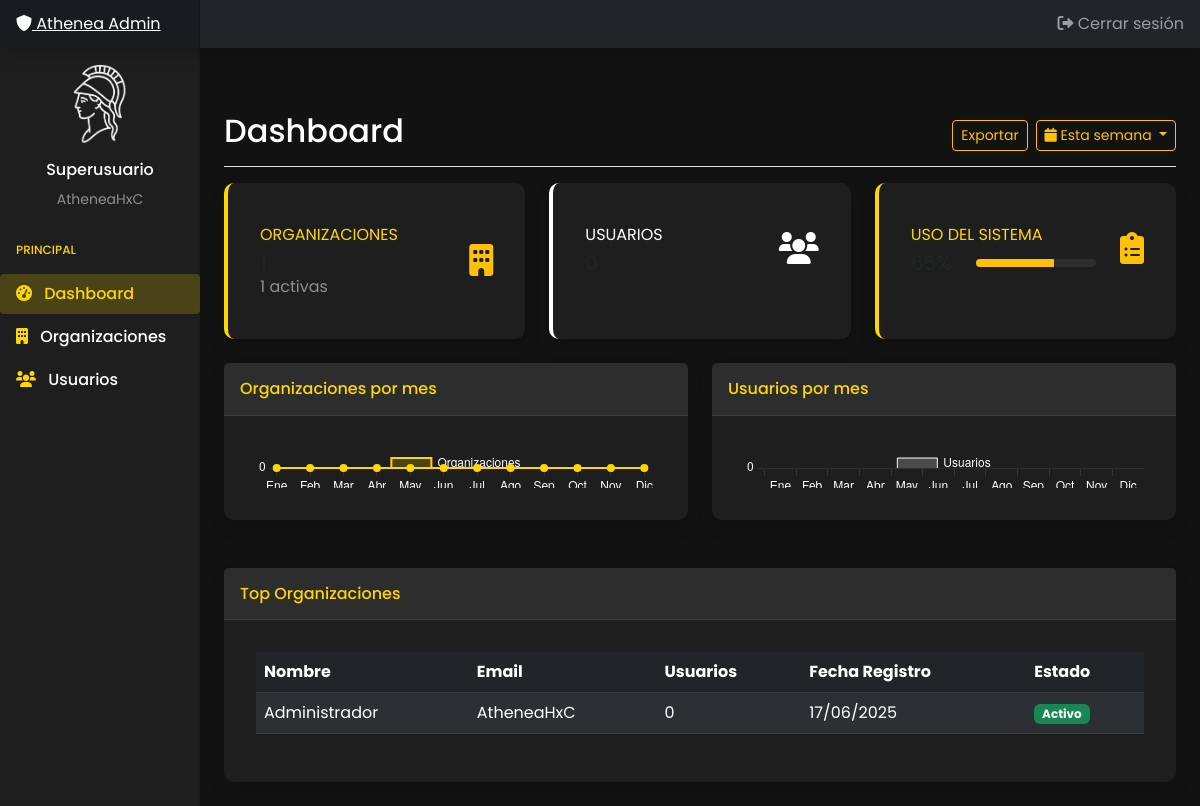
Before: /panel/ (signed in) with the older database file.
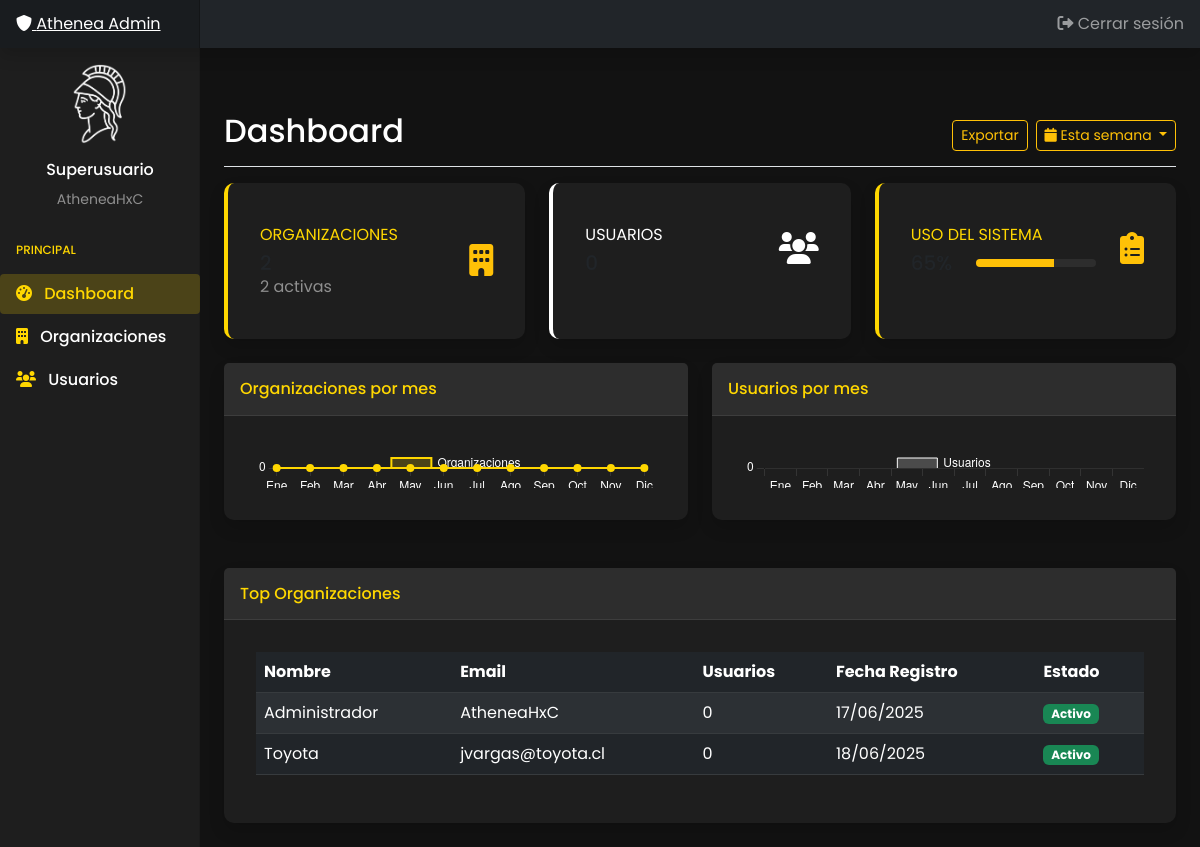
After: the same page with the newer database file.
### organizaciones/models.py (models this page shows, shortened)
class Organizacion(AbstractUser):
    username = None  # No usamos username, usamos email para login
    nombre = models.CharField(max_length=100, verbose_name="Nombre de la Organización")
    nombre_encargado = models.CharField(max_length=100, default='', verbose_name="Nombre del Encargado")
    tipo_giro = models.CharField(max_length=100, default='', verbose_name="Tipo de Giro")
    email = models.EmailField(unique=True, verbose_name="Correo Electrónico")
    telefono = models.CharField(max_length=20, default='', verbose_name="Teléfono de Contacto")
    rut = models.CharField(max_length=20, default='', verbose_name="RUT o Identificación Tributaria")
    direccion = models.CharField(max_length=200, default='', verbose_name="Dirección Física")
    comuna = models.CharField(max_length=100, default='', verbose_name="Comuna")
    region = models.CharField(max_length=100, default='', verbose_name="Región")
    logo = models.ImageField(upload_to='logos/', null=True, blank=True, verbose_name="Logo")
    fecha_registro = models.DateTimeField(auto_now_add=True, verbose_name="Fecha de Registro")
    fecha_creacion = models.DateTimeField(null=True, blank=True, verbose_name="Fecha de Creación")
    activo = models.BooleanField(default=False, verbose_name="Activo")
    db_name = models.CharField(max_length=100, null=True, blank=True, verbose_name="Nombre de Base de Datos")
    groups = models.ManyToManyField(
        'auth.Group',
        verbose_name='groups',
        blank=True,
        help_text='Los grupos a los que pertenece esta organización.',
        related_name='organizacion_set',
        related_query_name='organizacion',
    )
    user_permissions = models.ManyToManyField(
        'auth.Permission',
        verbose_name='user permissions',
        blank=True,
        help_text='Permisos específicos para esta organización.',
        related_name='organizacion_set',
        related_query_name='organizacion',
    )
    USERNAME_FIELD = 'email'  # Campo para identificar al usuario en el login
    REQUIRED_FIELDS = ['nombre']  # Campos requeridos al crear un superusuario
    objects = OrganizacionManager()
    class Meta:
        verbose_name = "Organización"
        verbose_name_plural = "Organizaciones"

### organizaciones/admin_views.py (the view)
# urls.py: path('', admin_views.admin_dashboard, name='admin_dashboard'),
@login_required
@user_passes_test(is_superuser)
def admin_dashboard(request):
    total_organizaciones = Organizacion.objects.count()
    total_usuarios = Usuario.objects.count()
    organizaciones_activas = Organizacion.objects.filter(activo=True).count()
    top_organizaciones = Organizacion.objects.annotate(
        num_usuarios=Count('usuarios')
    ).order_by('-num_usuarios')[:5]
    context = {
        'total_organizaciones': total_organizaciones,
        'total_usuarios': total_usuarios,
        'organizaciones_activas': organizaciones_activas,
        'top_organizaciones': top_organizaciones,
    }
    return render(request, 'admin/dashboard.html', context)

### organizaciones/admin_views.py (called while the page is built)
def is_superuser(user):
    return user.is_superuser

### templates/admin/dashboard.html (shortened to what the changed rows need)
{% extends 'admin/base.html' %}
{% block content %}
<div class="d-flex justify-content-between flex-wrap flex-md-nowrap align-items-center pt-3 pb-2 mb-3 border-bottom">
    <h1 class="h2 text-white">Dashboard</h1>
</div>
<div class="row">
    <div class="col-md-4 mb-4">
        <div class="card border-left-primary shadow h-100 py-2">
            <div class="card-body">
                <div class="row no-gutters align-items-center">
                    <div class="col mr-2">
                        <div class="text-xs font-weight-bold text-primary text-uppercase mb-1">
                            Organizaciones</div>
                        <div class="h5 mb-0 font-weight-bold">{{ total_organizaciones }}</div>
                        <div class="text-xs text-white-50">{{ organizaciones_activas }} activas</div>
                    </div>
                </div>
            </div>
        </div>
    </div>
</div>
<div class="row">
    <div class="col-12">
        <div class="card shadow mb-4">
            <div class="card-body">
                <div class="table-responsive">
                    <table class="table table-dark table-striped table-hover">
                        <thead>
                            <tr>
                                <th>Nombre</th>
                                <th>Email</th>
                                <th>Usuarios</th>
                                <th>Fecha Registro</th>
                                <th>Estado</th>
                            </tr>
                        </thead>
                        <tbody>
                            {% for org in top_organizaciones %}
                            <tr>
                                <td>{{ org.nombre }}</td>
                                <td>{{ org.email }}</td>
                                <td>{{ org.num_usuarios }}</td>
                                <td>{{ org.fecha_registro|date:"d/m/Y" }}</td>
                                <td>
                                    {% if org.activo %}
                                    <span class="badge bg-success">Activo</span>
                                    {% else %}
                                    <span class="badge bg-danger">Inactivo</span>
                                    {% endif %}
                                </td>
                            </tr>
                            {% empty %}
                            <tr>
                                <td colspan="5" class="text-center">No hay organizaciones registradas</td>
                            </tr>
                            {% endfor %}
                        </tbody>
                    </table>
                </div>
            </div>
        </div>
    </div>
</div>
{% endblock %}

### templates/admin/base.html (shortened to what this page needs)
<!DOCTYPE html>
<html lang="es">
<head>
    <link href="https://cdn.jsdelivr.net/npm/bootstrap@5.3.0/dist/css/bootstrap.min.css" rel="stylesheet">
    <link rel="stylesheet" href="https://cdnjs.cloudflare.com/ajax/libs/font-awesome/6.0.0/css/all.min.css">
    {% load static %}
    <link rel="stylesheet" href="{% static 'css/styles.css' %}">
</head>
<body>
    <nav class="navbar navbar-dark sticky-top bg-dark flex-md-nowrap p-0 shadow">
        <a class="navbar-brand col-md-3 col-lg-2 me-0 px-3" href="{% url 'admin_dashboard' %}">
            <i class="fas fa-shield-alt"></i> Athenea Admin
        </a>
        <div class="navbar-nav">
            <div class="nav-item text-nowrap">
                <a class="nav-link px-3" href="{% url 'logout' %}">
                    <i class="fas fa-sign-out-alt"></i> Cerrar sesión
                </a>
            </div>
        </div>
    </nav>
    <div class="container-fluid">
        <div class="row">
            <nav id="sidebarMenu" class="col-md-3 col-lg-2 d-md-block sidebar collapse">
                <div class="sidebar-sticky pt-3">
                    <div class="text-center mb-4">
                        {% load static %}
                        <img src="{% static 'img/logo/logo.png' %}" alt="Athenea Logo" class="img-fluid mb-3" style="max-height: 80px; object-fit: cover; object-position: top; display: block; margin: 0 auto;">
                        <h6 class="text-white">Superusuario</h6>
                        <small class="text-white-50">{{ request.user.email }}</small>
                    </div>
                    <h6 class="sidebar-heading">Principal</h6>
                    <ul class="nav flex-column">
                        <li class="nav-item">
                            <a class="nav-link {% if request.path == '/panel/' %}active{% endif %}" href="{% url 'admin_dashboard' %}">
                                <i class="fas fa-tachometer-alt"></i>
                                Dashboard
                            </a>
                        </li>
                        <li class="nav-item">
                            <a class="nav-link {% if '/panel/organizaciones/' in request.path %}active{% endif %}" href="{% url 'admin_organizaciones' %}">
                                <i class="fas fa-building"></i>
                                Organizaciones
                            </a>
                        </li>
                        <li class="nav-item">
                            <a class="nav-link {% if '/panel/usuarios/' in request.path %}active{% endif %}" href="{% url 'admin_usuarios' %}">
                                <i class="fas fa-users"></i>
                                Usuarios
                            </a>
                        </li>
                    </ul>
                </div>
            </nav>
            <main class="col-md-9 ms-sm-auto col-lg-10 px-md-4">
                {% block content %}{% endblock %}
            </main>
        </div>
    </div>
</body>
</html>

Changed rows visible on the page:
added Organizacion: nombre "Toyota", email "jvargas@toyota.cl", num_usuarios "0", fecha_registro "18/06/2025", activo "Activo"
Other visible differences:
{{ organizaciones_activas }}: "1" → "2"
